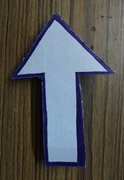
#> input picture arrow.jpg, 124 x 180 px, given in place of r.jpg, which was not available
$ python 'inverse of img.py'
#> lines starting #> are read from the running program, lines starting #| are printed output that depends on the picture; pictures that were not available may be replaced by others from this repository, and a replacement may not be noted
#F:\New folder (19)\imageprocessing workshop 29-04-23
#'C:/Users/yashs/Desktop/video image capture/plates/2.jpg'
import cv2
import numpy as np
import matplotlib.pyplot as plt
oppath=path=r"""C:\Users\yashs\Desktop\video image capture"""
image_name="IMG_20210415_014254.jpg"
x=cv2.imread('C:/Users/yashs/Desktop/video image capture/plates/r.jpg')#path+"\\"+image_name)
#> x is the input picture: shape (180, 124, 3); mean B, G, R 85.6, 85.6, 84.4
a,b,c=x.shape
#> a = 180; b = 124; c = 3
#e=f=cv2.resize(x,(a,b))
#e=cv2.cvtColor(e,cv2.COLOR_BGR2GRAY)
n=0
for i in range(0,c):
    for j in range(0,b):
        for k in range(0,a):
            x[k,j,i]=255-x[k,j,i]
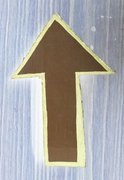
#> x: shape (180, 124, 3); mean B, G, R 169.4, 169.4, 170.6
y=cv2.resize(x,(b,a))
z=cv2.cvtColor(y,cv2.COLOR_BGR2GRAY)
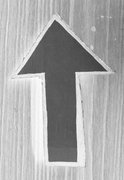
#> z: shape (180, 124); min 45, max 255, mean 169.8
# [5 lines of commented-out code are left out]
cv2.imwrite((oppath+"/%d.jpeg") %n,y)
cv2.imshow("My first image",y)
cv2.waitKey(0)
cv2.destroyAllWindows()
cv2.imwrite("Inverted imageRedinv.jpeg",y)
plt.hist(y.flatten(), bins=256, range=[0,256])
plt.show()
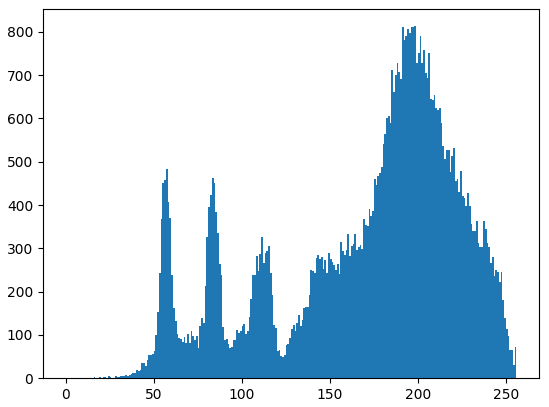
#> figure drawn by matplotlib, 1 panel; tallest bar 813 high, from x = 198 to 199
"""fig,((jj,kk),(jj1,kk1))=plt.subplots(nrows=2,ncols=2)
jj=plt.hist(e,e)
kk=plt.hist(z,z)
jj1=plt.hist(f,f)
kk1=plt.hist(y,y)
fig.tight_layout()
plt.show()"""
